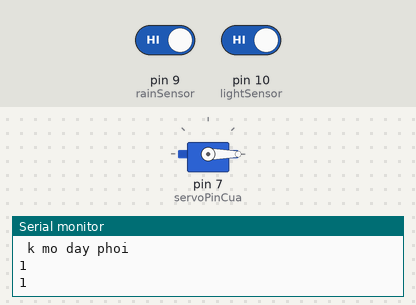
A sketch run on a simulated Arduino Uno, built with avr-gcc and run on an emulated ATmega328P. Shown: servo, the last lines printed to the serial monitor. Inputs (shaded band) come from the test bench; at power-on: pin 9 (rainSensor) HIGH, pin 10 (lightSensor) HIGH.

Above: at 5.8 s.
5.9 s: pin 9 (rainSensor) driven LOW and pin 10 (lightSensor) driven LOW
At 10.7 s:
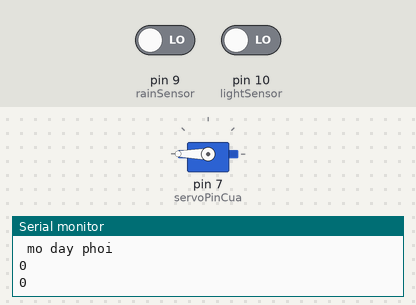
11.5 s: pin 9 (rainSensor) driven HIGH
At 15.7 s:
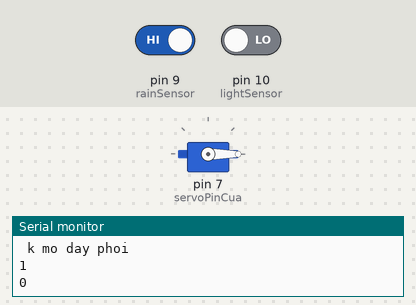
16.5 s: pin 9 (rainSensor) driven LOW
At 20.8 s:
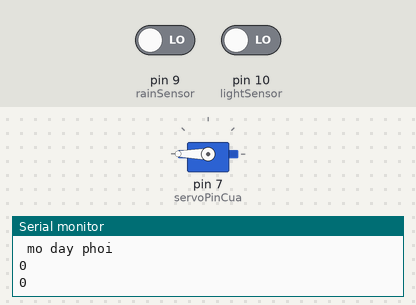
Timing chart, 0 to 22.3 s (numbered marks = the images above; inputs shaded):
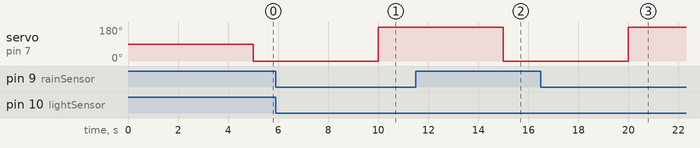

Measured:
- after the input at 5.9 s, servo on pin 7 (servoPinCua): 0° → 180° after 4.1 s
- after the input at 11.5 s, servo on pin 7 (servoPinCua): 180° → 0° after 3.5 s
- after the input at 16.5 s, servo on pin 7 (servoPinCua): 0° → 180° after 3.5 s

The sketch:

uno3.ino
```cpp
#include <Servo.h>


const int rainSensor = 9;
const int lightSensor = 10;
const int servoPinCua = 7;
Servo motorPhoi;

void setup() {

  Serial.begin(9600);
  motorPhoi.attach(servoPinCua);
  pinMode(rainSensor,INPUT);
  pinMode(lightSensor,INPUT);
}

void loop() {
  // put your main code here, to run repeatedly:
  Serial.println(digitalRead(rainSensor)); //0 : khong mua, 1:mua
    Serial.println(digitalRead(lightSensor));//1 khong co anh sang, 0: co anh sang
    delay(5000);
if(digitalRead(rainSensor)==0 && digitalRead(lightSensor)==0){
  Serial.println(" mo day phoi ");

    motorPhoi.write(180);
}else{

  Serial.println(" k mo day phoi");
  motorPhoi.write(0);
}
}
```
